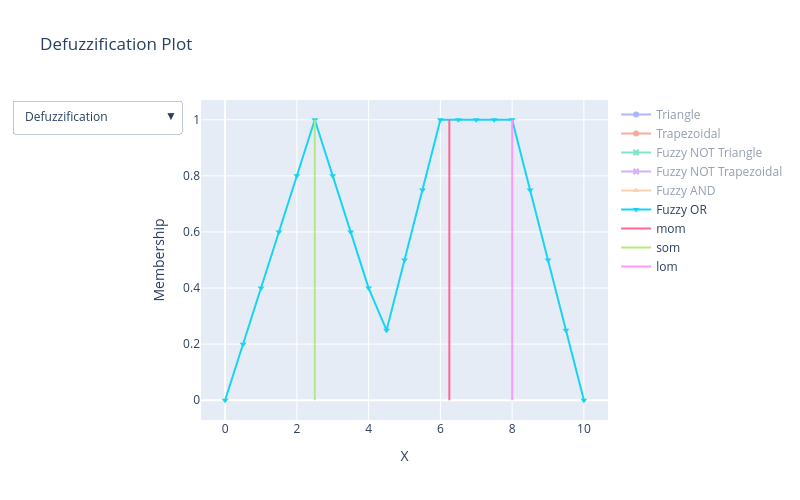

The notebook cell this image was saved under:
### Markdown cell above
### Ini visualisasinya

### Code cell
import numpy as np
import skfuzzy as fuzz
import plotly.graph_objects as go
from plotly.subplots import make_subplots

# [0, 10]
delta = 0.001
start = 0
stop = 10 + delta
step = 0.5
x = np.arange(start, stop + delta, step)

# Triangular membership function
x1 = np.arange(0, 5 + delta, step)
trimf = fuzz.trimf(x1, [0, 2.5, 5])

# Trapezoidal membership function
x2 = np.arange(4, 10 + delta, step)
trapmf = fuzz.trapmf(x2, [4, 6, 8, 10])

# fuzzy logic
tri_not = fuzz.fuzzy_not(trimf)
trap_not = fuzz.fuzzy_not(trapmf)
x3, tri_trap_and = fuzz.fuzzy_and(x1, trimf, x2, trapmf)
x3, tri_trap_or = fuzz.fuzzy_or(x1, trimf, x2, trapmf)

# Defuzzify
mom_x = fuzz.defuzz(x3, tri_trap_or, "mom")
mom_y = fuzz.interp_membership(x3, tri_trap_or, mom_x)
som_x = fuzz.defuzz(x3, tri_trap_or, "som")
som_y = fuzz.interp_membership(x3, tri_trap_or, som_x)
lom_x = fuzz.defuzz(x3, tri_trap_or, "lom")
lom_y = fuzz.interp_membership(x3, tri_trap_or, lom_x)

fig = make_subplots(rows=1, cols=1)

# Add traces for all plots
fig.add_trace(go.Scatter(x=x1, y=trimf, name="Triangle", mode="lines+markers", marker=dict(symbol="circle"), visible="legendonly"))
fig.add_trace(go.Scatter(x=x2, y=trapmf, name="Trapezoidal", mode="lines+markers", marker=dict(symbol="circle"), visible="legendonly"))
fig.add_trace(go.Scatter(x=x1, y=tri_not, name="Fuzzy NOT Triangle", mode="lines+markers", marker=dict(symbol="x"), visible="legendonly"))
fig.add_trace(go.Scatter(x=x2, y=trap_not, name="Fuzzy NOT Trapezoidal", mode="lines+markers", marker=dict(symbol="x"), visible="legendonly"))
fig.add_trace(go.Scatter(x=x3, y=tri_trap_and, name="Fuzzy AND", mode="lines+markers", marker=dict(symbol="triangle-up"), visible="legendonly"))
fig.add_trace(go.Scatter(x=x3, y=tri_trap_or, name="Fuzzy OR", mode="lines+markers", marker=dict(symbol="triangle-down")))

# Add defuzzification lines
fig.add_trace(go.Scatter(x=[mom_x, mom_x], y=[0, mom_y], name="mom", mode="lines"))
fig.add_trace(go.Scatter(x=[som_x, som_x], y=[0, som_y], name="som", mode="lines"))
fig.add_trace(go.Scatter(x=[lom_x, lom_x], y=[0, lom_y], name="lom", mode="lines"))

fig.update_layout(
    title="Defuzzification Plot",
    xaxis_title="X",
    yaxis_title="Membership",
    width=800,
    height=500,
    updatemenus=[
        dict(
            type="dropdown",
            direction="down",
            buttons=list([
                dict(
                    args=[{"visible": [False]*5 + [True]*6}],
                    label="Defuzzification",
                    method="update"
                ),
                dict(
                    args=[{"visible": [True]*2 + [False]*9}],
                    label="Membership Functions",
                    method="update"
                ),
                dict(
                    args=[{"visible": [False]*2 + [True]*4 + [False]*5}],
                    label="Fuzzy Operations",
                    method="update"
                ),
                dict(
                    args=[{"visible": [True]*11}],
                    label="Show All",
                    method="update"
                )
            ]),
        )
    ]
)

fig.show()

### Figure 1 — Plotly figure (JSON) as saved in the notebook; plotly's stock layout.template omitted (floating-point values rounded to 4 significant figures)
{"data": [{"marker": {"symbol": "circle"}, "mode": "lines+markers", "name": "Triangle", "type": "scatter", "visible": "legendonly", "x": [0, 0.5, 1, 1.5, 2, 2.5, 3, 3.5, 4, 4.5, 5], "y": [0, 0.2, 0.4, 0.6, 0.8, 1, 0.8, 0.6, 0.4, 0.2, 0]}, {"marker": {"symbol": "circle"}, "mode": "lines+markers", "name": "Trapezoidal", "type": "scatter", "visible": "legendonly", "x": [4, 4.5, 5, 5.5, 6, 6.5, 7, 7.5, 8, 8.5, 9, 9.5, 10], "y": [0, 0.25, 0.5, 0.75, 1, 1, 1, 1, 1, 0.75, 0.5, 0.25, 0]}, {"marker": {"symbol": "x"}, "mode": "lines+markers", "name": "Fuzzy NOT Triangle", "type": "scatter", "visible": "legendonly", "x": [0, 0.5, 1, 1.5, 2, 2.5, 3, 3.5, 4, 4.5, 5], "y": [1, 0.8, 0.6, 0.4, 0.2, 0, 0.2, 0.4, 0.6, 0.8, 1]}, {"marker": {"symbol": "x"}, "mode": "lines+markers", "name": "Fuzzy NOT Trapezoidal", "type": "scatter", "visible": "legendonly", "x": [4, 4.5, 5, 5.5, 6, 6.5, 7, 7.5, 8, 8.5, 9, 9.5, 10], "y": [1, 0.75, 0.5, 0.25, 0, 0, 0, 0, 0, 0.25, 0.5, 0.75, 1]}, {"marker": {"symbol": "triangle-up"}, "mode": "lines+markers", "name": "Fuzzy AND", "type": "scatter", "visible": "legendonly", "x": [0, 0.5, 1, 1.5, 2, 2.5, 3, 3.5, 4, 4.5, 5, 5.5, 6, 6.5, 7, 7.5, 8, 8.5, 9, 9.5, 10], "y": [0, 0, 0, 0, 0, 0, 0, 0, 0, 0.2, 0, 0, 0, 0, 0, 0, 0, 0, 0, 0, 0]}, {"marker": {"symbol": "triangle-down"}, "mode": "lines+markers", "name": "Fuzzy OR", "type": "scatter", "x": [0, 0.5, 1, 1.5, 2, 2.5, 3, 3.5, 4, 4.5, 5, 5.5, 6, 6.5, 7, 7.5, 8, 8.5, 9, 9.5, 10], "y": [0, 0.2, 0.4, 0.6, 0.8, 1, 0.8, 0.6, 0.4, 0.25, 0.5, 0.75, 1, 1, 1, 1, 1, 0.75, 0.5, 0.25, 0]}, {"mode": "lines", "name": "mom", "type": "scatter", "x": [6.25, 6.25], "y": [0, 1]}, {"mode": "lines", "name": "som", "type": "scatter", "x": [2.5, 2.5], "y": [0, 1]}, {"mode": "lines", "name": "lom", "type": "scatter", "x": [8, 8], "y": [0, 1]}], "layout": {"height": 500, "title": {"text": "Defuzzification Plot"}, "updatemenus": [{"buttons": [{"args": [{"visible": [false, false, false, false, false, true, true, true, true, true, true]}], "label": "Defuzzification", "method": "update"}, {"args": [{"visible": [true, true, false, false, false, false, false, false, false, false, false]}], "label": "Membership Functions", "method": "update"}, {"args": [{"visible": [false, false, true, true, true, true, false, false, false, false, false]}], "label": "Fuzzy Operations", "method": "update"}, {"args": [{"visible": [true, true, true, true, true, true, true, true, true, true, true]}], "label": "Show All", "method": "update"}], "direction": "down", "type": "dropdown"}], "width": 800, "xaxis": {"anchor": "y", "domain": [0, 1], "title": {"text": "X"}}, "yaxis": {"anchor": "x", "domain": [0, 1], "title": {"text": "Membership"}}}}
